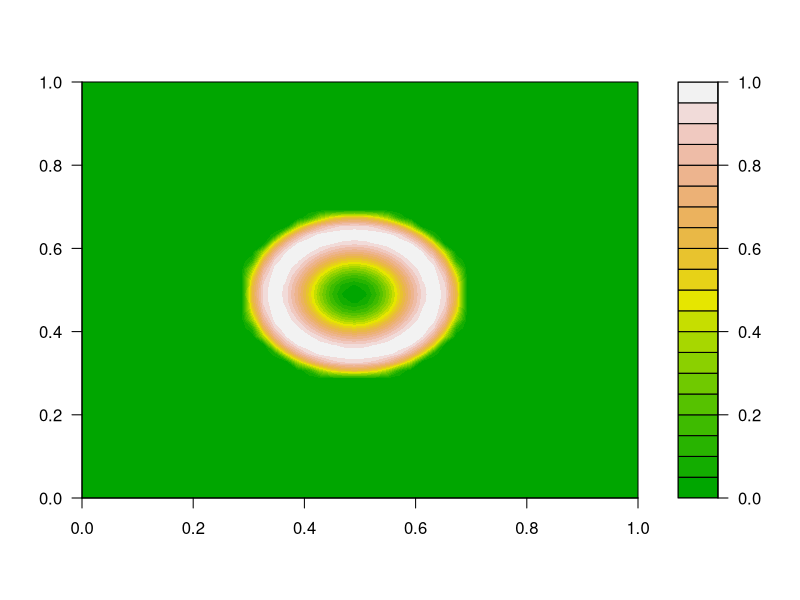
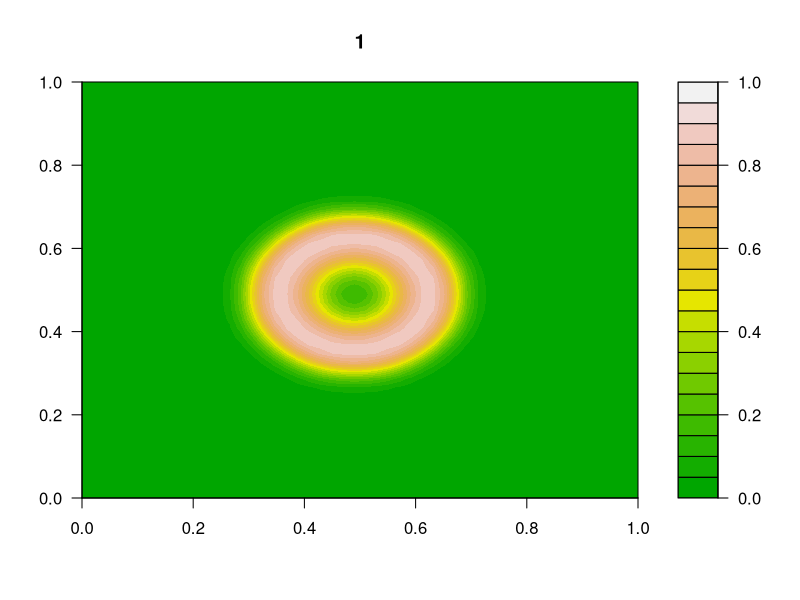
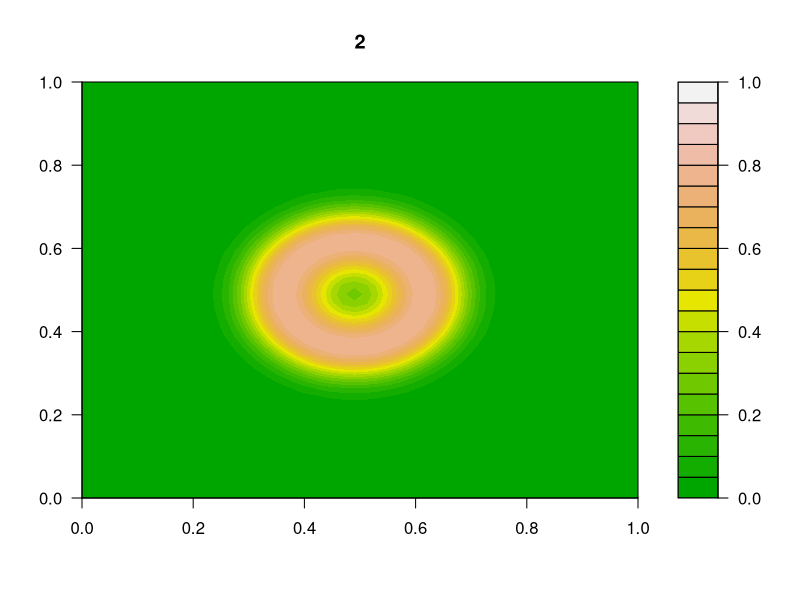
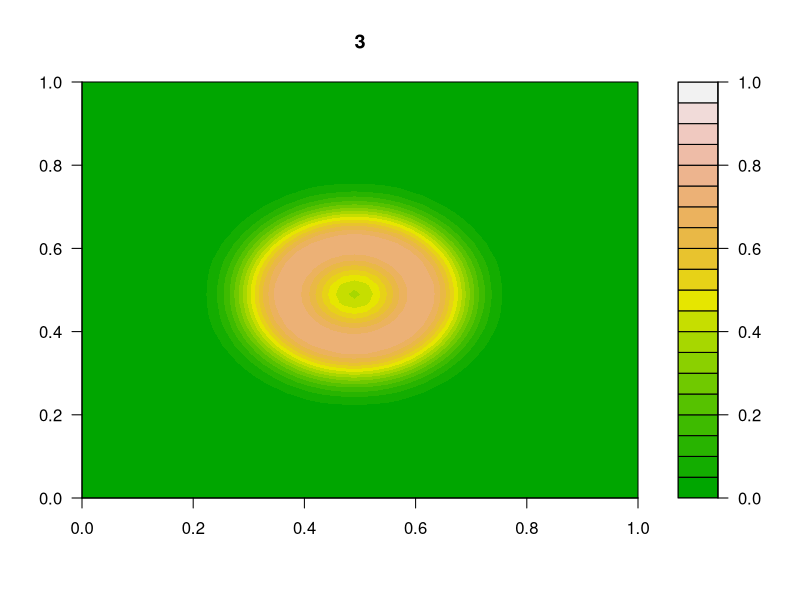
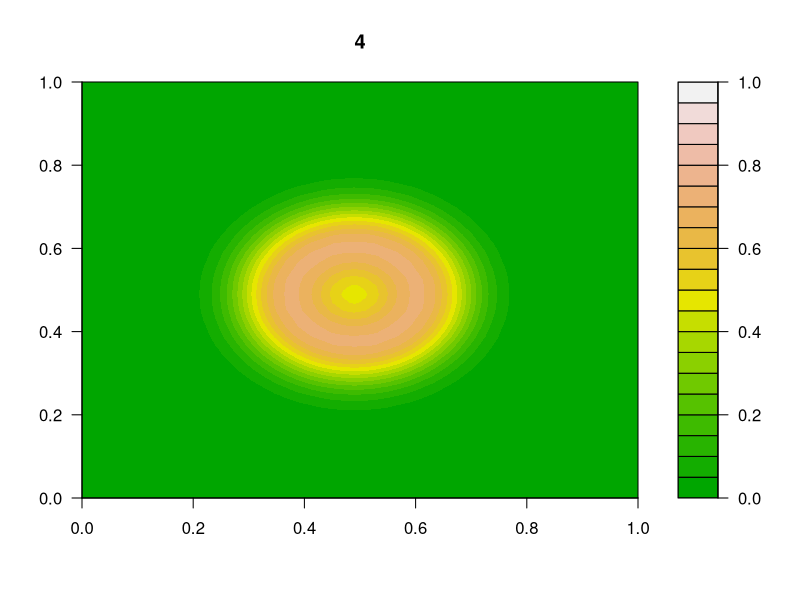
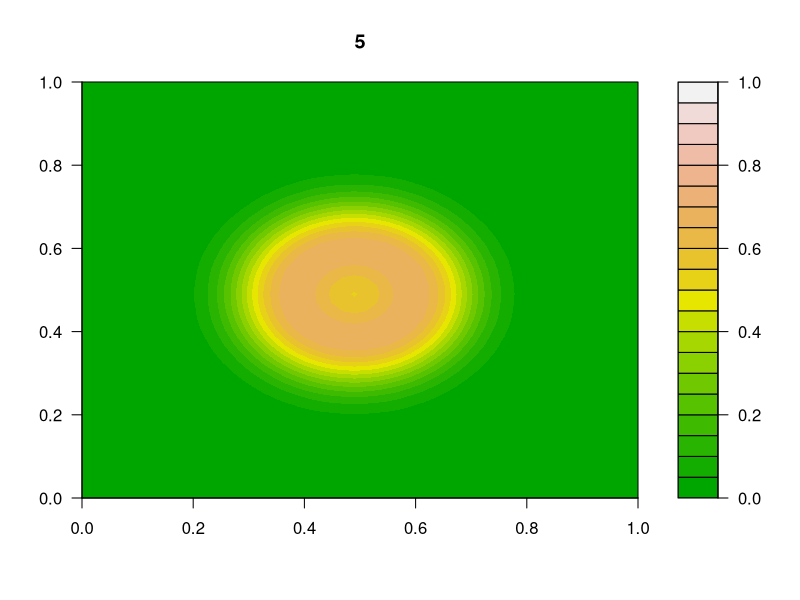
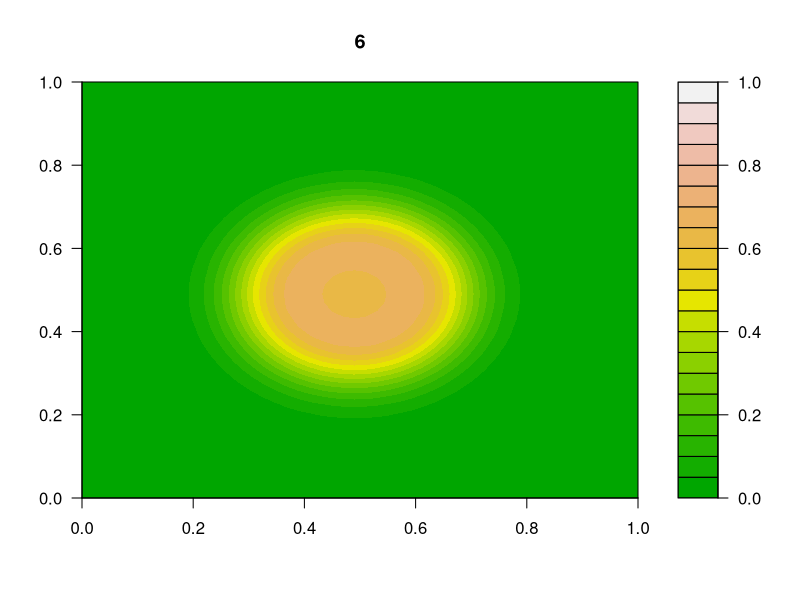
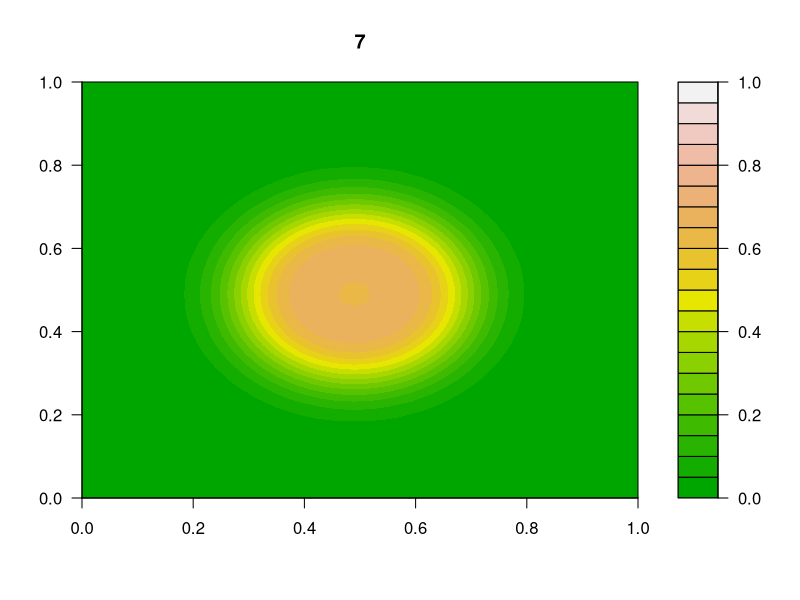

Generate these figures, in order, with R:
library(deSolve)


### Name: lsode
### Title: Solver for Ordinary Differential Equations (ODE)
### Aliases: lsode
### Keywords: math

### ** Examples

## =======================================================================
## Example 1:
##   Various ways to solve the same model.
## =======================================================================

## the model, 5 state variables
f1 <- function  (t, y, parms) {
  ydot <- vector(len = 5)

  ydot[1] <-  0.1*y[1] -0.2*y[2]
  ydot[2] <- -0.3*y[1] +0.1*y[2] -0.2*y[3]
  ydot[3] <-           -0.3*y[2] +0.1*y[3] -0.2*y[4]
  ydot[4] <-                     -0.3*y[3] +0.1*y[4] -0.2*y[5]
  ydot[5] <-                               -0.3*y[4] +0.1*y[5]

  return(list(ydot))
}

## the Jacobian, written as a full matrix
fulljac <- function  (t, y, parms) {
  jac <- matrix(nrow = 5, ncol = 5, byrow = TRUE,
                data = c(0.1, -0.2,  0  ,  0  ,  0  ,
                        -0.3,  0.1, -0.2,  0  ,  0  ,
                         0  , -0.3,  0.1, -0.2,  0  ,
                         0  ,  0  , -0.3,  0.1, -0.2,
                         0  ,  0  ,  0  , -0.3,  0.1))
  return(jac)
}

## the Jacobian, written in banded form
bandjac <- function  (t, y, parms) {
  jac <- matrix(nrow = 3, ncol = 5, byrow = TRUE,
                data = c( 0  , -0.2, -0.2, -0.2, -0.2,
                          0.1,  0.1,  0.1,  0.1,  0.1,
                         -0.3, -0.3, -0.3, -0.3,    0))
  return(jac)
}

## initial conditions and output times
yini  <- 1:5
times <- 1:20

## default: stiff method, internally generated, full Jacobian
out   <- lsode(yini, times, f1, parms = 0, jactype = "fullint")

## stiff method, user-generated full Jacobian
out2  <- lsode(yini, times, f1, parms = 0, jactype = "fullusr",
              jacfunc = fulljac)

## stiff method, internally-generated banded Jacobian
## one nonzero band above (up) and below(down) the diagonal
out3  <- lsode(yini, times, f1, parms = 0, jactype = "bandint",
                              bandup = 1, banddown = 1)

## stiff method, user-generated banded Jacobian
out4  <- lsode(yini, times, f1, parms = 0, jactype = "bandusr",
              jacfunc = bandjac, bandup = 1, banddown = 1)

## non-stiff method
out5  <- lsode(yini, times, f1, parms = 0, mf = 10)

## =======================================================================
## Example 2:
##   diffusion on a 2-D grid
##   partially specified Jacobian
## =======================================================================

diffusion2D <- function(t, Y, par) {
   y <- matrix(nrow = n, ncol = n, data = Y)
   dY   <- r*y     # production

   ## diffusion in X-direction; boundaries = 0-concentration
   Flux <- -Dx * rbind(y[1,],(y[2:n,]-y[1:(n-1),]),-y[n,])/dx
   dY   <- dY - (Flux[2:(n+1),]-Flux[1:n,])/dx

   ## diffusion in Y-direction
   Flux <- -Dy * cbind(y[,1],(y[,2:n]-y[,1:(n-1)]),-y[,n])/dy
   dY    <- dY - (Flux[,2:(n+1)]-Flux[,1:n])/dy

   return(list(as.vector(dY)))
}

## parameters
dy    <- dx <- 1   # grid size
Dy    <- Dx <- 1   # diffusion coeff, X- and Y-direction
r     <- 0.025     # production rate
times <- c(0, 1)

n  <- 50
y  <- matrix(nrow = n, ncol = n, 0)

pa <- par(ask = FALSE)

## initial condition
for (i in 1:n) {
  for (j in 1:n) {
    dst <- (i - n/2)^2 + (j - n/2)^2
    y[i, j] <- max(0, 1 - 1/(n*n) * (dst - n)^2)
  }
}
filled.contour(y, color.palette = terrain.colors)

## =======================================================================
##   jacfunc need not be estimated exactly
##   a crude approximation, with a smaller bandwidth will do.
##   Here the half-bandwidth 1 is used, whereas the true
##   half-bandwidths are equal to n.
##   This corresponds to ignoring the y-direction coupling in the ODEs.
## =======================================================================

print(system.time(
  for (i in 1:20) {
    out  <-  lsode(func = diffusion2D, y = as.vector(y), times = times,
              parms = NULL, jactype = "bandint", bandup = 1, banddown = 1)

    filled.contour(matrix(nrow = n, ncol = n, out[2,-1]), zlim = c(0,1),
                  color.palette = terrain.colors, main = i)

    y <- out[2, -1]
  }
))
par(ask = pa)
